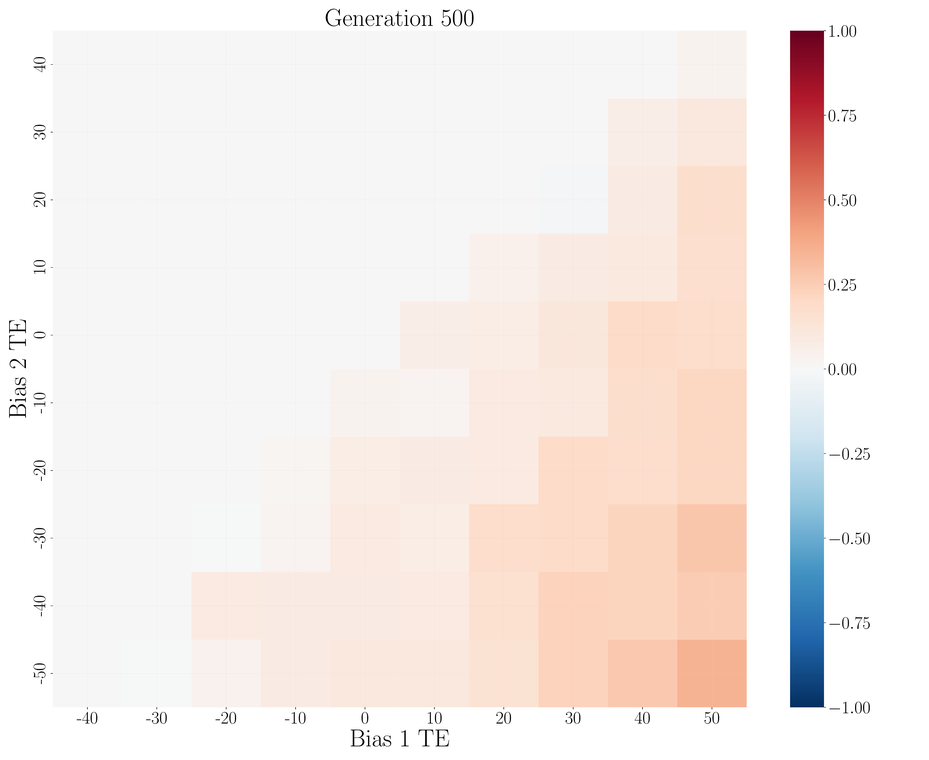
#> input picture images/fig_pdf/Plot1_ncs_55.png, 929 x 760 px, shrunk from 6600 x 5400 before the run, found by its file name
$ python combine_pdf.py
#> lines starting #> are read from the running program, lines starting #| are printed output that depends on the picture
from pdf2image import convert_from_path
import matplotlib.pyplot as plt
import os
from PIL import Image


# Define the paths to your PDF files
png_files = [
    '/Users/shashankpritam/github/Insertion-Bias-TE/images/fig_pdf/Plot1_ncs_55.png',
    '/Users/shashankpritam/github/Insertion-Bias-TE/images/fig_pdf/Plot2_ncs_11.png',
    '/Users/shashankpritam/github/Insertion-Bias-TE/images/fig_pdf/Plot3_ncs_cln.png',
    '/Users/shashankpritam/github/Insertion-Bias-TE/images/fig_pdf/Plot4_ns_ncs_55.png',
    '/Users/shashankpritam/github/Insertion-Bias-TE/images/fig_pdf/Plot5_ns_ncs_11.png',
    '/Users/shashankpritam/github/Insertion-Bias-TE/images/fig_pdf/Plot6_ns_ncs_cln.png'
]


# Define the paths to your PDF files
pdf_files = [
    '/Users/shashankpritam/github/Insertion-Bias-TE/images/fig_pdf/Plot1_ncs_55.pdf',
    '/Users/shashankpritam/github/Insertion-Bias-TE/images/fig_pdf/Plot2_ncs_11.pdf',
    '/Users/shashankpritam/github/Insertion-Bias-TE/images/fig_pdf/Plot3_ncs_cln.pdf',
    '/Users/shashankpritam/github/Insertion-Bias-TE/images/fig_pdf/Plot4_ns_ncs_55.pdf',
    '/Users/shashankpritam/github/Insertion-Bias-TE/images/fig_pdf/Plot5_ns_ncs_11.pdf',
    '/Users/shashankpritam/github/Insertion-Bias-TE/images/fig_pdf/Plot6_ns_ncs_cln.pdf'
]
'''
# Convert each PDF file to a PNG image
for pdf_file in pdf_files:
    # Generate PNG filename by replacing .pdf with .png
    png_file = pdf_file.replace('.pdf', '.png')

    # Convert PDF to images; this assumes each PDF has only one page
    images = convert_from_path(pdf_file, 300)  # 300 DPI for high quality

    # Save the first page as PNG (index 0)
    images[0].save(png_file, 'PNG')

print("Conversion completed.")
'''


# Sort files to ensure they are in the correct order
png_files.sort()

# Create a figure and a set of subplots in landscape format
fig, axes = plt.subplots(nrows=2, ncols=3, figsize=(15, 10))  # Adjusted for landscape

# Flatten the axes array for easy iteration
axes = axes.flatten()

# Iterate over the image files and axes
for ax, img_file in zip(axes, png_files):
    # Open an image file
    img = Image.open(img_file)
#> img is the input picture: PIL image 929x760 RGB; mean R, G, B 246.7, 238.1, 234.3
    # Display the image
    ax.imshow(img)
    ax.axis('off')  # Hide axes

# Adjust layout and save the result as a single image
plt.tight_layout()
plt.savefig('/Users/shashankpritam/github/Insertion-Bias-TE/images/fig_pdf/combined_Figure_5.png', format='png')
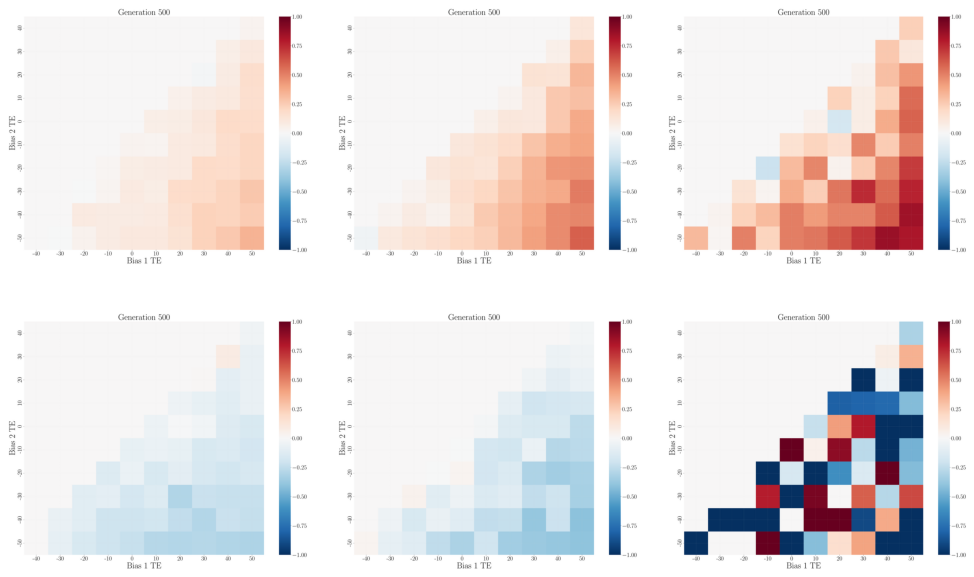
#> figure drawn by matplotlib, 6 panels
plt.close()
